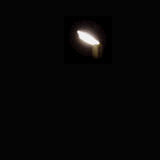

Tiled map render using the project's own tile images. Description and the whole map definition, tile-layer contents included, below:
An orthogonal 10x10 tile map with 16x16 px tiles, 1 tile layer (ui), 2 tilesets and 6 objects (4x collision, end, player).

<map version="1.8" tiledversion="1.8.2" orientation="orthogonal" renderorder="right-down" width="10" height="10" tilewidth="16" tileheight="16" infinite="0" nextlayerid="3" nextobjectid="7">
 <tileset firstgid="1" source="glauque.tsx" />
 <tileset firstgid="257" source="laboratoire3.tsx" />
 <layer id="1" name="ui" width="10" height="10">
  <data encoding="csv">
278,278,278,278,278,278,278,278,278,278,
278,278,278,278,7,8,9,278,278,278,
278,278,278,278,23,24,25,278,278,278,
278,278,278,278,39,40,41,278,278,278,
278,278,278,278,278,278,278,278,278,278,
278,278,278,278,278,278,278,278,278,278,
278,278,278,278,278,278,278,278,278,278,
278,278,278,278,278,278,278,278,278,278,
278,278,278,278,278,278,278,278,278,278,
278,278,278,278,278,278,278,278,278,278
</data>
 </layer>
 <objectgroup id="2" name="object">
  <object id="1" type="collision" x="-36.5" y="-15" width="36.5" height="174.5" />
  <object id="2" type="collision" x="0" y="-32.5" width="165.5" height="33" />
  <object id="3" type="collision" x="160" y="1" width="33.5" height="163" />
  <object id="4" type="collision" x="0" y="159" width="169.5" height="32.5" />
  <object id="5" name="end" x="76" y="30" width="25" height="15.5" />
  <object id="6" name="player" x="45" y="99">
   <point />
  </object>
 </objectgroup>
</map>
